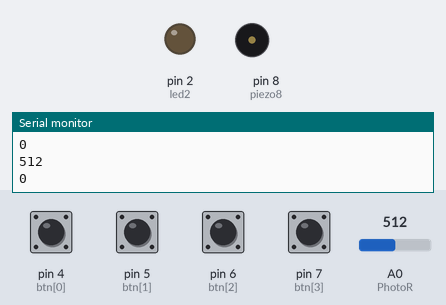
The sketch below on a simulated Arduino Uno, built with avr-gcc and run on an emulated ATmega328P. Shown: output pins drawn as LEDs (lit = HIGH), buzzer (waves = sounding), the last lines printed to the serial monitor. The test bench sets the inputs (shaded band); at power-on: pin 4 (btn[0]), pin 5 (btn[1]), pin 6 (btn[2]), pin 7 (btn[3]) LOW, A0 (PhotoR) = 512.

Above: at 1.3 s.
1.4 s: pin 7 (btn[3]) pulled HIGH for 0.6 s
At 2.8 s:
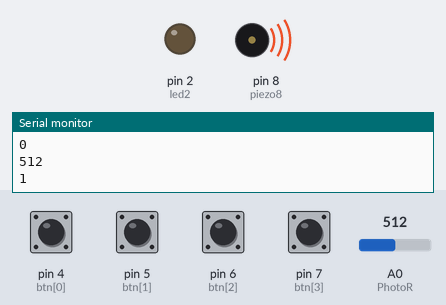
8.3 s: pin 7 (btn[3]) pulled HIGH for 1 s
At 14.1 s:
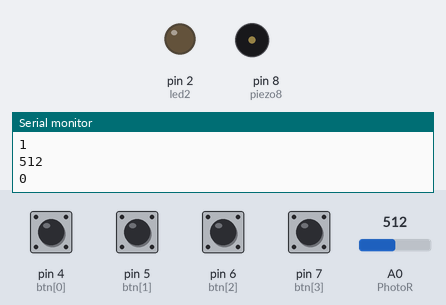
15.1 s: pin 4 (btn[0]) pulled HIGH for 0.6 s
At 17.3 s:
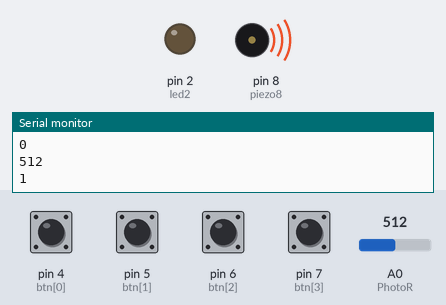
Timing chart, 0 to 22.4 s (numbered marks = the images above; inputs shaded):
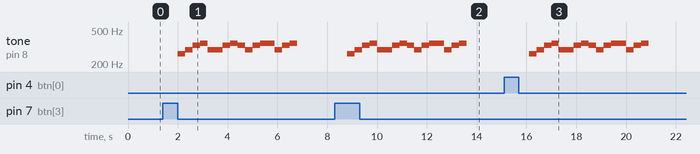

The sketch:

Button_melody.ino
```cpp
#include "pitches.h"
int led2 = 2;
int btn[] = {4, 5, 6, 7};
int btnValue[] = {0, 0, 0 ,0};
int value;
int piezo8 = 8;
int melody[8] = {NOTE_C4, NOTE_D4, NOTE_E4, NOTE_F4,
                 NOTE_G4, NOTE_A4, NOTE_B4, NOTE_C5};
int PhotoR = A0;
void setup()
{
  pinMode(led2, OUTPUT);
  pinMode(PhotoR, INPUT);
  for(int i = 0; i < 4 ; ++i)
  {
     pinMode(btn[i], INPUT);
  }
  Serial.begin(9600);
}

void loop()
{
 for(int i = 0 ; i < 4 ; ++i)
 {
  int btnValue = digitalRead(btn[i]);
  value = analogRead(PhotoR);
  Serial.println(value);
  Serial.println(btnValue);
  delay(500);

  if(value > 500)
    {
      for(int j = 0 ; j < 4 ; ++j)
      {
        if(btnValue == 1)
      {
        tone(piezo8, melody[j]);
        delay(300);
        noTone(piezo8);
      }
      if(btnValue == 1)
      {
        tone(piezo8, melody[1]);
        delay(300);
        noTone(piezo8);
      }
      if(btnValue == 1)
      {
        tone(piezo8, melody[2]);
        delay(300);
        noTone(piezo8);
      }if(btnValue == 1)
      {
        tone(piezo8, melody[3]);
        delay(300);
        noTone(piezo8);
      }
    }

  }
  else
    {
      if(btnValue == 1)
    {
      tone(piezo8, melody[4]);
      delay(300);
      noTone(piezo8);
    }
    if(btnValue == 1)
    {
      tone(piezo8, melody[5]);
      delay(300);
      noTone(piezo8);
    }
    if(btnValue == 1)
    {
      tone(piezo8, melody[6]);
      delay(300);
      noTone(piezo8);
    }if(btnValue == 1)
    {
      tone(piezo8, melody[7]);
      delay(300);
      noTone(piezo8);
    }
    }
  }
}
```

pitches.h
```cpp
/*************************************************
 * Public Constants
 *************************************************/

#define NOTE_B0  31
#define NOTE_C1  33
#define NOTE_CS1 35
#define NOTE_D1  37
#define NOTE_DS1 39
#define NOTE_E1  41
#define NOTE_F1  44
#define NOTE_FS1 46
#define NOTE_G1  49
#define NOTE_GS1 52
#define NOTE_A1  55
#define NOTE_AS1 58
#define NOTE_B1  62
#define NOTE_C2  65
#define NOTE_CS2 69
#define NOTE_D2  73
#define NOTE_DS2 78
#define NOTE_E2  82
#define NOTE_F2  87
#define NOTE_FS2 93
#define NOTE_G2  98
#define NOTE_GS2 104
#define NOTE_A2  110
#define NOTE_AS2 117
#define NOTE_B2  123
#define NOTE_C3  131
#define NOTE_CS3 139
#define NOTE_D3  147
#define NOTE_DS3 156
#define NOTE_E3  165
#define NOTE_F3  175
#define NOTE_FS3 185
#define NOTE_G3  196
#define NOTE_GS3 208
#define NOTE_A3  220
#define NOTE_AS3 233
#define NOTE_B3  247
#define NOTE_C4  262
#define NOTE_CS4 277
#define NOTE_D4  294
#define NOTE_DS4 311
#define NOTE_E4  330
#define NOTE_F4  349
#define NOTE_FS4 370
#define NOTE_G4  392
#define NOTE_GS4 415
#define NOTE_A4  440
#define NOTE_AS4 466
#define NOTE_B4  494
#define NOTE_C5  523
#define NOTE_CS5 554
#define NOTE_D5  587
#define NOTE_DS5 622
#define NOTE_E5  659
#define NOTE_F5  698
#define NOTE_FS5 740
#define NOTE_G5  784
#define NOTE_GS5 831
#define NOTE_A5  880
#define NOTE_AS5 932
#define NOTE_B5  988
#define NOTE_C6  1047
#define NOTE_CS6 1109
#define NOTE_D6  1175
#define NOTE_DS6 1245
#define NOTE_E6  1319
#define NOTE_F6  1397
#define NOTE_FS6 1480
#define NOTE_G6  1568
#define NOTE_GS6 1661
#define NOTE_A6  1760
#define NOTE_AS6 1865
#define NOTE_B6  1976
#define NOTE_C7  2093
#define NOTE_CS7 2217
#define NOTE_D7  2349
#define NOTE_DS7 2489
#define NOTE_E7  2637
#define NOTE_F7  2794
#define NOTE_FS7 2960
#define NOTE_G7  3136
#define NOTE_GS7 3322
#define NOTE_A7  3520
#define NOTE_AS7 3729
#define NOTE_B7  3951
#define NOTE_C8  4186
#define NOTE_CS8 4435
#define NOTE_D8  4699
#define NOTE_DS8 4978
```

Measured:
- after the input at 1.4 s, tone on pin 8 (piezo8): plays 262 Hz for 0.30 s, 294 Hz for 0.30 s, 330 Hz for 0.30 s, 349 Hz for 0.30 s, 294 Hz for 0.60 s, 330 Hz for 0.30 s … (14 notes in this stretch), starting after 0.60 s
- after the input at 8.3 s, tone on pin 8 (piezo8): plays 262 Hz for 0.30 s, 294 Hz for 0.30 s, 330 Hz for 0.30 s, 349 Hz for 0.30 s, 294 Hz for 0.60 s, 330 Hz for 0.30 s … (14 notes in this stretch), starting after 0.50 s
- after the input at 15.1 s, tone on pin 8 (piezo8): plays 262 Hz for 0.30 s, 294 Hz for 0.30 s, 330 Hz for 0.30 s, 349 Hz for 0.30 s, 294 Hz for 0.60 s, 330 Hz for 0.30 s … (14 notes in this stretch), starting after 1.0 s
